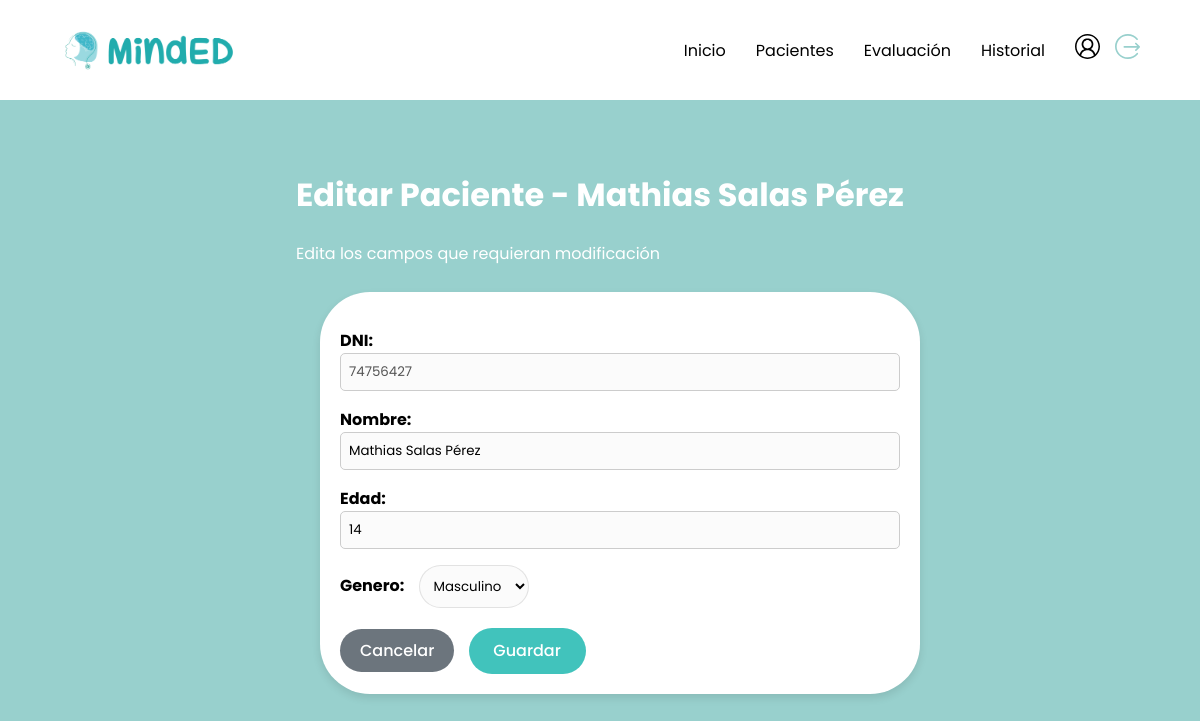
The app's page /paciente/1/ (signed in) with its own data.
### MindED/models.py (models this page shows, shortened)
class paciente(models.Model):
        GENDER_CHOICES = [
        ('M', 'Masculino'),
        ('F', 'Femenino'),
        ('O', 'Otro'),
    ]
        N_Paciente= models.BigAutoField(primary_key=True)
        DNI=models.CharField(max_length=8)
        nombre=models.CharField(max_length=200)
        edad=models.IntegerField()
        genero=models.CharField(max_length=1, choices=GENDER_CHOICES)
        user=models.ForeignKey(User,on_delete=models.CASCADE)

### MindED/views.py (the view, shortened to what this page needs)
# urls.py: path('paciente/<int:paciente_id>/', views.paciente_detail,name='paciente_detail'),
def paciente_detail(request, paciente_id):
    if request.method == 'GET':
        Paciente = get_object_or_404(paciente, pk=paciente_id)
        form = PacienteForm(instance=Paciente)
        form.fields['DNI'].widget.attrs['readonly'] = True
        form.fields['DNI'].widget.attrs['disabled'] = True
        return render(request, 'EditarPaciente.html', {'Paciente': Paciente, 'form': form})

### MindED/forms.py
class PacienteForm(ModelForm):
    class Meta:
        model= paciente
        fields=['DNI','nombre','edad','genero']

### MindED/templates/EditarPaciente.html (shortened to what this page needs)
{% load static %}
<!DOCTYPE html>
<html>
<head>
</head>
<body>
  {% include "Header.html" %}
  {% block content %}
  <div id="content">
    <div style="position: left; top: 80px; left: 470px; color: white;">
      <h1>Editar Paciente - {{Paciente.nombre}}</h1>
      <p>Edita los campos que requieran modificación</p>
    </div>
    <div class="card">
      <form method="POST">
      <div class="form-group">
      {{form.as_p}}
    </div>
      <div class="button-group">
        <a href="/paciente" class="cancel-button">Cancelar</a>
        <button type="submit" class="save-button">Guardar</button>
      </div>
    </div>
  </div>
</body>
{% endblock %}
</html>

### MindED/templates/EditarPaciente.html (style rules this page uses)
body { font-family: Poppins; margin: 0; padding: 0; background-color: #98D0CD; }
#content { display: flex; flex-wrap: wrap; justify-content: center; padding: 150px; }
.card { position: relative; width: 600px; height: 100%; padding: 20px; background-color: #fff; border-radius: 50px; box-shadow: 0 4px 8px rgba(0, 0, 0, 0.1); margin: 10px; margin-left: 50px; }
.form-group { margin-bottom: 20px; align-items: center; }
.form-group label { font-weight: bold; margin-right: 10px; display:initial; width: 100px; }
.form-group input { width: 100%; padding: 8px; border: 1px solid #ccc; border-radius: 5px; }
.button-group { justify-content: left; }
.cancel-button { margin-right: 10px; width: 117px; height: 46px; flex-shrink: 0; border-radius: 25px; background: #6C757D; text-decoration: none; color: #FFF; text-align: center; font-family: Poppins; font-size: 16px; font-style: normal; font-weight: 500; line-height: normal; padding: 10px 20px; }
input { border: 1px solid rgba(201, 201, 201, 0.50); background: rgba(248, 248, 248, 0.50); padding: 10px; border-radius: 900px; font-family: Poppins; }
select { border: 1px solid rgba(201, 201, 201, 0.50); background: rgba(248, 248, 248, 0.50); padding: 10px; border-radius: 900px; font-family: Poppins; }
.save-button { border-radius: 25px; border-style: none; background: #41C3BC; width: 117px; height: 46px; flex-shrink: 0; color: #FFF; text-align: center; font-family: Poppins; font-size: 16px; font-style: normal; font-weight: 500; line-height: normal; }

### MindED/templates/Header.html (style rules this page uses)
* { list-style:none; box-sizing:border-box; }
body { font-family:'Poppins' , sans-serif; }
label { cursor:pointer; }

### records on screen
paciente: nombre "Mathias Salas Pérez", DNI "74756427", edad "14", genero "Masculino"
